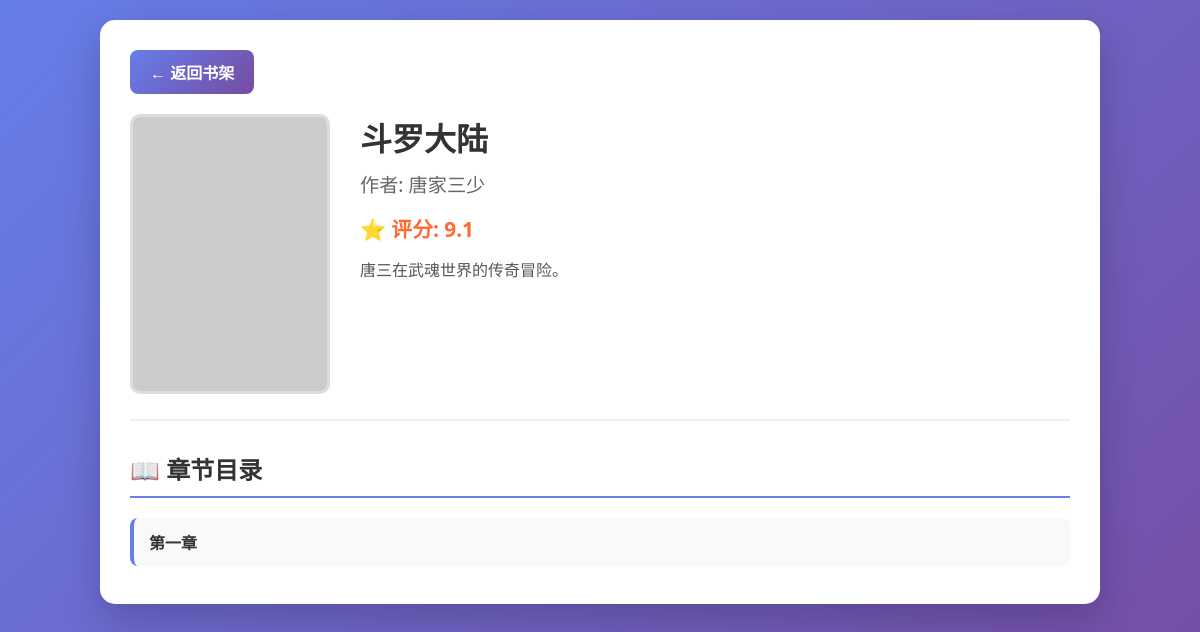
Screenshot of /novel/3 with the database file from the repository.
### tables this page shows
CREATE TABLE novels (
            id INTEGER PRIMARY KEY AUTOINCREMENT,
            title TEXT NOT NULL,
            author TEXT,
            cover_url TEXT,
            description TEXT,
            rating REAL,
            source_url TEXT,
            created_at TIMESTAMP DEFAULT CURRENT_TIMESTAMP
        );

CREATE TABLE chapters (
            id INTEGER PRIMARY KEY AUTOINCREMENT,
            novel_id INTEGER,
            chapter_number INTEGER,
            title TEXT,
            content TEXT,
            created_at TIMESTAMP DEFAULT CURRENT_TIMESTAMP,
            FOREIGN KEY (novel_id) REFERENCES novels (id)
        );

### novel_reader.py (the view)
@app.route('/novel/<int:novel_id>')
def novel_detail(novel_id):
    novel = novel_manager.get_novel_by_id(novel_id)
    if not novel:
        return "小说不存在", 404
    chapters = novel_manager.get_chapters(novel_id)
    return render_template('novel_detail.html', novel=novel, chapters=chapters)

### novel_reader.py (called while the page is built)
    def get_novel_by_id(self, novel_id):
        conn = sqlite3.connect('novels.db')
        cursor = conn.cursor()
        cursor.execute('SELECT * FROM novels WHERE id = ?', (novel_id,))
        novel = cursor.fetchone()
        if novel:
            novel_dict = {
                'id': novel[0],
                'title': novel[1],
                'author': novel[2],
                'cover_url': novel[3],
                'description': novel[4],
                'rating': novel[5],
                'source_url': novel[6],
                'created_at': novel[7]
            }
        else:
            novel_dict = None
        conn.close()
        return novel_dict

    def get_chapters(self, novel_id):
        conn = sqlite3.connect('novels.db')
        cursor = conn.cursor()
        cursor.execute('''
            SELECT id, chapter_number, title FROM chapters
            WHERE novel_id = ? ORDER BY chapter_number
        ''', (novel_id,))
        chapters = cursor.fetchall()
        chapter_list = []
        for chapter in chapters:
            chapter_list.append({
                'id': chapter[0],
                'chapter_number': chapter[1],
                'title': chapter[2]
            })
        conn.close()
        return chapter_list

### templates/novel_detail.html (shortened to what this page needs)
<!DOCTYPE html>
<html lang="zh-CN">
<head>
</head>
<body>
    <div class="container">
        <a href="/" class="back-btn">← 返回书架</a>
        <div class="novel-header">
            <div class="cover-container">
                {% if novel.cover_url %}
                <img src="{{ novel.cover_url }}" alt="{{ novel.title }}" class="cover-img">
                {% endif %}
            </div>
            <div class="novel-info">
                <h1 class="novel-title">{{ novel.title }}</h1>
                <div class="novel-author">作者: {{ novel.author }}</div>
                <div class="novel-rating">⭐ 评分: {{ "%.1f"|format(novel.rating or 0) }}</div>
                <div class="novel-description">{{ novel.description }}</div>
            </div>
        </div>
        <div class="chapters-list">
            <h2 class="chapters-title">📖 章节目录</h2>
            {% for chapter in chapters %}
            <div class="chapter-item" onclick="window.location.href='/chapter/{{ chapter.id }}'">
                <div class="chapter-title">{{ chapter.title }}</div>
            </div>
            {% endfor %}
        </div>
    </div>
</body>
</html>

### templates/novel_detail.html (style rules this page uses)
* { margin: 0; padding: 0; box-sizing: border-box; }
body { font-family: 'Segoe UI', Tahoma, Geneva, Verdana, sans-serif; background: linear-gradient(135deg, #667eea, #764ba2); color: #333; min-height: 100vh; padding: 20px; }
.container { max-width: 1000px; margin: 0 auto; background: white; border-radius: 15px; padding: 30px; box-shadow: 0 15px 40px rgba(0,0,0,0.2); }
.novel-header { display: flex; gap: 30px; margin-bottom: 30px; padding-bottom: 20px; border-bottom: 2px solid #eee; }
.cover-container { flex-shrink: 0; }
.cover-img { width: 200px; height: 280px; object-fit: cover; border-radius: 10px; border: 3px solid #ddd; }
.novel-info { flex: 1; }
.novel-title { font-size: 2em; color: #333; margin-bottom: 10px; }
.novel-author { font-size: 1.2em; color: #666; margin-bottom: 15px; }
.novel-rating { font-size: 1.3em; color: #ff6b35; margin-bottom: 15px; font-weight: bold; }
.novel-description { line-height: 1.6; color: #555; margin-bottom: 20px; }
.chapters-list { margin-top: 30px; }
.chapters-title { font-size: 1.5em; color: #333; margin-bottom: 20px; border-bottom: 2px solid #667eea; padding-bottom: 10px; }
.chapter-item { padding: 12px 15px; margin: 8px 0; background: #f8f9fa; border-radius: 8px; cursor: pointer; transition: background 0.3s ease; border-left: 4px solid #667eea; }
.chapter-title { font-weight: bold; color: #333; }
.back-btn { display: inline-block; margin-bottom: 20px; padding: 10px 20px; background: linear-gradient(135deg, #667eea, #764ba2); color: white; text-decoration: none; border-radius: 8px; font-weight: bold; }

### rows the page displays
novels: title "斗罗大陆", author "唐家三少", rating "9.1", description "唐三在武魂世界的传奇冒险。"
chapters: title "第一章"
